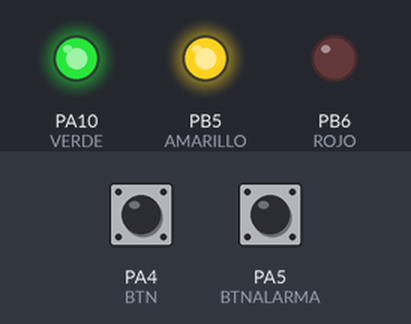
The sketch below on a simulated STM32 Blue Pill. On the bench: output pins drawn as LEDs (lit = HIGH). The test bench sets the inputs (shaded band); at power-on: PA4 (BTN) HIGH, PA5 (BTNALARMA) HIGH.

Above: at 0.1 s.
Timing chart, 0 to 1.6 s (numbered marks = the images above):
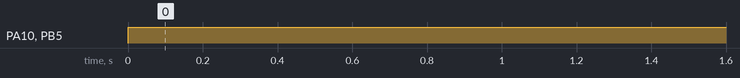

Measured:
- by itself, PA10 (VERDE), PB5 (AMARILLO): LOW → HIGH at 0.00 s

The sketch:

tp10.ino
```cpp
#define PLACA 2


#if PLACA == 1
  #define VERDE PB7
  #define AMARILLO PB8
  #define ROJO PB9
  #define BUZZER PA0
  #define BTN PA1
  #define BTNALARMA PA2

  #define BTNTYPE INPUT_PULLUP
  #define PRENDIDOBTN LOW
  #define APAGADOBTN HIGH

  #define PRENDIDOLED HIGH
  #define APAGADOLED LOW

#endif

#if PLACA == 2
  #define VERDE PA10
  #define AMARILLO PB5
  #define ROJO PB6
  #define BUZZER PA3
  #define BTN PA4
  #define BTNALARMA PA5

  #define BTNTYPE INPUT_PULLUP
  #define PRENDIDOBTN LOW
  #define APAGADOBTN HIGH

  #define PRENDIDOLED LOW
  #define APAGADOLED HIGH

#endif

#if PLACA == 3
  #define VERDE PB11
  #define AMARILLO PB1
  #define ROJO PB0
  #define BUZZER PB9
  #define BTN PB7
  #define BTNALARMA PB8

  #define BTNTYPE INPUT_PULLDOWN
  #define PRENDIDOBTN HIGH
  #define APAGADOBTN LOW

  #define PRENDIDOLED HIGH
  #define APAGADOLED LOW
#endif

#if PLACA == 4
  #define VERDE PB12
  #define AMARILLO PB13
  #define ROJO PB14
  #define BUZZER PA9
  #define BTN PA0
  #define BTNALARMA PA1

  #define BTNTYPE INPUT_PULLDOWN
  #define PRENDIDOBTN HIGH
  #define APAGADOBTN LOW

  #define PRENDIDOLED LOW
  #define APAGADOLED HIGH
#endif

int btnState;
int btnAlarmaState;
int estado;


void setup() {
  pinMode(VERDE, OUTPUT);
  pinMode(AMARILLO, OUTPUT);
  pinMode(ROJO, OUTPUT);
  afio_cfg_debug_ports(AFIO_DEBUG_SW_ONLY);

  pinMode(BTN, BTNTYPE);
  pinMode(BTNALARMA, BTNTYPE);

  //attachInterrupt(BTNALARMA, Alarma, CHANGE);


  Timer1.pause();
  Timer1.setPeriod(2000000); // in microseconds. Ej: 500000 = 500 milisec
  Timer1.setMode(TIMER_CH1,TIMER_OUTPUT_COMPARE);
  Timer1.setCompare(TIMER_CH1, -1); // Interrupts on overflow
  Timer1.attachInterrupt(TIMER_CH1, Hola);


  Timer2.pause();
  Timer2.setPeriod(5000000);
  Timer2.setMode(TIMER_CH1,TIMER_OUTPUT_COMPARE);
  Timer2.setCompare(TIMER_CH1, -1); // Interrupts on overflow
  Timer2.attachInterrupt(TIMER_CH1, Hola2);

  estado = 1;
  Serial.begin(9600);
}

void loop() {
  btnState = digitalRead(BTN);
  btnAlarmaState = digitalRead(BTNALARMA);

      digitalWrite(ROJO, PRENDIDOLED);
      digitalWrite(AMARILLO, APAGADOLED);
      digitalWrite(VERDE, APAGADOLED);

 /* switch (estado) {
    case 1:

      Timer1.pause();
      Timer1.refresh();
      Timer1.resume();

      break;
 } */

 }

 void Hola(){
  digitalWrite(VERDE, APAGADOLED);
  digitalWrite(AMARILLO, PRENDIDOLED);
  digitalWrite(ROJO, APAGADOLED);
  }

 void Hola2(){
  digitalWrite(VERDE, APAGADOLED);
  digitalWrite(AMARILLO, APAGADOLED);
  digitalWrite(ROJO, PRENDIDOLED);
 }
```
